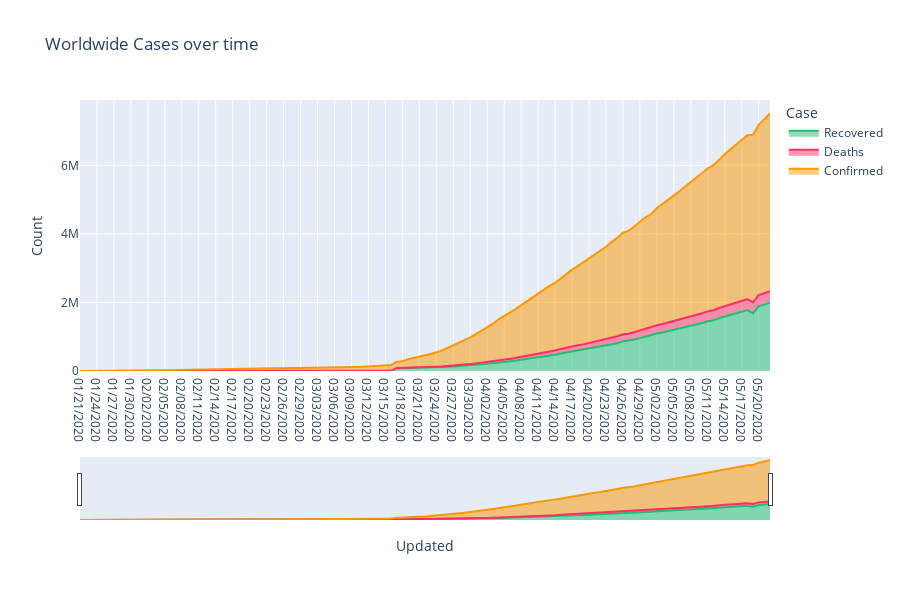

Notebook code cell kept with this figure:
### Code cell
#we see how the different types of cases have changed over time
#use the slider (in the second grpah) to Update  Worldwide cases over time graph to focus on particular dates


cnf, dth, rec, act = '#393e46', '#ff2e63', '#21bf73', '#fe9801' 

temp = Worldwide_data.groupby('Updated')['Recovered', 'Deaths', 'Confirmed'].sum().reset_index()
temp = temp.melt(id_vars="Updated", value_vars=['Recovered', 'Deaths', 'Confirmed'],
                 var_name='Case', value_name='Count')
temp.head()

fig = px.area(temp, x="Updated", y="Count", color='Case', height=600,
             title='Worldwide Cases over time', color_discrete_sequence = [rec, dth, act])
fig.update_layout(xaxis_rangeslider_visible=True)
fig.show()
